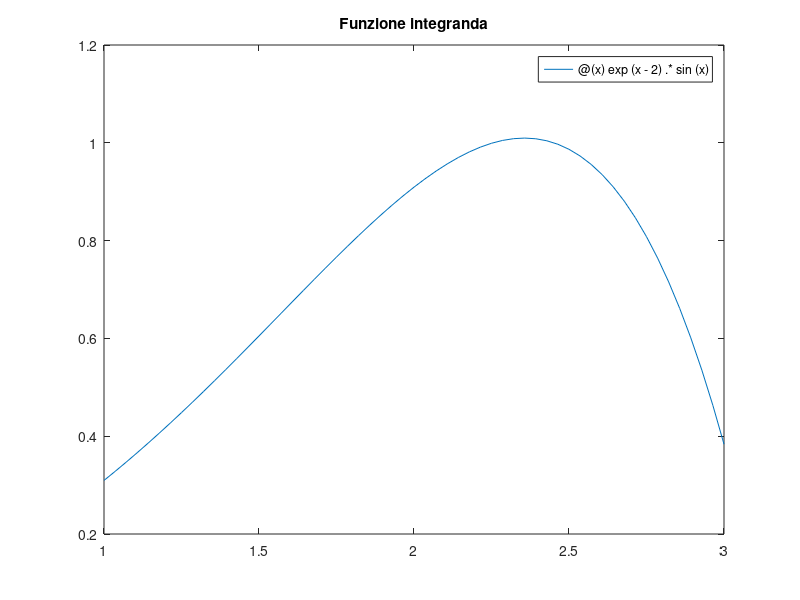

MATLAB code for this plot: (Note: this script raises an error after producing the figure.)
% ESERCIZIO PROPOSTO NUMERO 1
% FUNZIONE INTEGRANDA
f=@(x) exp(x-2).*sin(x);
% INTERVALLO D'INTEGRAZIONE
% Caso a
a=1; b=3; 

figure(1);
fplot(f,[a b]);
title('Funzione integranda')

% Valore vero dell'integrale definito
Ivero=quad(f,a,b,1e-14);

% APERTURA FILE DI RISULTATI E INTESTAZIONE TABELLA
fid=fopen('tabellaquad1.ris','w');
% INTESTAZIONE TABELLA CON SPACING PER VI
%fprintf(fid,'\n %8s %15s %16s %15s %18s ','NODI', 'I_TRAP', 'ERR. REL' ,...
% 'I_SIMPSON','ERR. REL'  );
% INTESTAZIONE TABELLA CON SPACING MATLAB
fprintf(fid,'\n %8s %15s %16s %17s %15s ','NODI', 'I_TRAP', 'ERR. REL' ,...
 'I_SIMPSON','ERR. REL'  );
err_rel_t=[];
err_rel_s=[];

% NUMERO DI NODI DEVE ESSERE DISPARI (per Cav. Simpson)
valori=11:10:201; 

for nval=valori

   % NUMERO SUBINTERVALLI PER TRAPEZI COMPOSTA.
   N_trap=nval-1;        
   [x_trap,w_trap, I_trap]=trapezi_composta(N_trap,a,b,f);

   % NUMERO SUBINTERVALLI PER CAV.SIMPSON COMPOSTA.
   N_simpson=(nval-1)/2; 
   [x_simp,w_simp, I_simp]=simpson_composta(N_simpson,a,b,f);


   % CALCOLO DEGLI ERRORI RELATIVI
   E_trap = abs((Ivero - I_trap)/Ivero);
   E_simp = abs((Ivero - I_simp)/Ivero);
   % SCRITTURA SUL VETTORE
   err_rel_t=[err_rel_t;E_trap];
   err_rel_s=[err_rel_s;E_simp];
%   fprintf(' \n %7d %20.14f %12.3E  %18.14f %13.3E',nval,I_trap,E_trap,I_simp,E_simp);
   fprintf(fid,' \n %7d %20.14f %12.3E  %18.14f %13.3E',nval,I_trap,...
       E_trap,I_simp,E_simp);
end
%   fprintf(' \n');
fprintf(fid,' \n');
fclose(fid);

% GRAFICO DEGLI ERRORI RELATIVI IN FUNZIONE DEL NUM. NODI (NVAL)
figure(2);
%semilogy(valori,err_rel_t,valori,err_rel_s,'r-');
loglog(valori,err_rel_t,valori,err_rel_s,'r-');
legend('Trapezi','Simpson');
title('Errori relativi formule composte');
xlabel('numero di nodi ');
ylabel('Errore relativo');
legend('Trapezi','Simpson');
